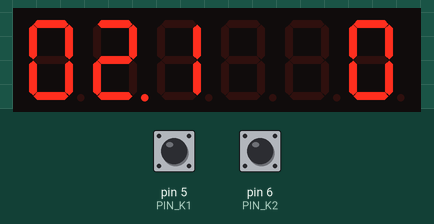
The sketch below on a simulated Arduino Uno, built with avr-gcc and run on an emulated ATmega328P. Parts: 6-digit seven-segment display. Wiring (inferred from the names in the program): TM1637 display: clock pin 2; DIO pin 3. Inputs (shaded band) come from the test bench; at power-on: pin 5 (PIN_K1) HIGH, pin 6 (PIN_K2) HIGH.

Above: at 1.2 s.
1.3 s: pin 5 (PIN_K1) pulled LOW for 0.15 s
Timing chart, 0 to 4.3 s (numbered marks = the images above; inputs shaded):
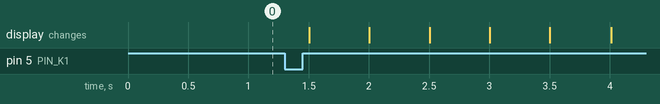

The sketch:

clock.ino
```cpp
// clock.ino —— Arduino 入口：主循环每秒调用一次 next_state，并刷 TM1637 显示
#include <Arduino.h>
#include "state.hpp"

constexpr uint8_t PIN_CLK = 2;
constexpr uint8_t PIN_DIO = 3;
constexpr uint8_t PIN_K1 = 5;
constexpr uint8_t PIN_K2 = 6;

static Clock clk = {12, 0, 0, Mode::RUN};

// —— TM1637 位驱动（起始位 + 8bit LSB，应答位忽略，课程设计足够） ——
static void tm_delay() { delayMicroseconds(5); }
static void tm_start() {
  digitalWrite(PIN_CLK, HIGH); digitalWrite(PIN_DIO, HIGH);
  digitalWrite(PIN_DIO, LOW); digitalWrite(PIN_CLK, LOW);
}
static void tm_stop() {
  digitalWrite(PIN_CLK, LOW); digitalWrite(PIN_DIO, LOW);
  digitalWrite(PIN_CLK, HIGH); digitalWrite(PIN_DIO, HIGH);
}
static void tm_byte(uint8_t b) {
  for (uint8_t i = 0; i < 8; i++) {
    digitalWrite(PIN_CLK, LOW);
    digitalWrite(PIN_DIO, b & 1); b >>= 1;
    digitalWrite(PIN_CLK, HIGH);
  }
  // 应答位：抬 DIO 读外设拉低，简化为再给一拍
  digitalWrite(PIN_CLK, LOW); digitalWrite(PIN_CLK, HIGH);
}
static void tm_show(uint8_t h, uint8_t m, bool colon) {
  // 段码表 0-9（共阴）；冒号占用第二位段码的 bit7
  static const uint8_t SEG[10] = {0x3F,0x06,0x5B,0x4F,0x66,0x6D,0x7D,0x07,0x7F,0x6F};
  uint8_t digits[4] = {
    static_cast<uint8_t>(SEG[h / 10]),
    static_cast<uint8_t>(SEG[h % 10] | (colon ? 0x80 : 0)),
    SEG[m / 10], SEG[m % 10]};
  tm_start(); tm_byte(0x40); tm_stop();                    // 写显示寄存器，自动地址
  tm_start(); tm_byte(0xC0);                                // 从第 0 位起
  for (uint8_t d : digits) tm_byte(d);
  tm_stop();
  tm_start(); tm_byte(0x88 | 7); tm_stop();                 // 开显示，亮度 7
}

// —— 按键去抖 + 短/长按识别 ——
static KeyEvent read_key() {
  static uint32_t press_at = 0; static bool down = false;
  static uint32_t last_call = 0; const uint32_t now = millis();
  const uint32_t dt = now - last_call; last_call = now;
  const bool pressed = digitalRead(PIN_K1) == LOW;
  if (pressed && !down) { down = true; press_at = now; return KeyEvent::NONE; }
  if (!pressed && down) {
    down = false;
    return (now - press_at > 800) ? KeyEvent::K1_LONG : KeyEvent::K1_SHORT;
  }
  if (pressed && down && now - press_at > 800) {           // 长按在按住期间即触发一次
    down = false;
    return KeyEvent::K1_LONG;
  }
  if (digitalRead(PIN_K2) == LOW && dt > 200) return KeyEvent::K2_SHORT;
  return KeyEvent::NONE;
}

void setup() {
  pinMode(PIN_CLK, OUTPUT); pinMode(PIN_DIO, OUTPUT);
  pinMode(PIN_K1, INPUT_PULLUP); pinMode(PIN_K2, INPUT_PULLUP);
}

void loop() {
  static uint32_t last_tick = 0;
  const uint32_t now = millis();
  KeyEvent ev = read_key();
  if (now - last_tick >= 1000) { last_tick = now; clk = next_state(clk, ev); }
  else if (ev != KeyEvent::NONE) clk = next_state(clk, ev); // 调时按键即时响应
  const bool blink = (clk.mode == Mode::RUN) ? true : (now / 500) % 2 == 0;
  tm_show(clk.hour, clk.minute, blink);
  delay(10);
}
```

state.cpp
```cpp
#include "state.hpp"

Clock next_state(const Clock &c, KeyEvent ev) {
  Clock n = c;
  // 秒进位（每次调用视为 1 秒）
  if (++n.second >= 60) {
    n.second = 0;
    if (++n.minute >= 60) {
      n.minute = 0;
      if (++n.hour >= 24) n.hour = 0;
    }
  }
  // 按键状态机：RUN ↔ SET_H ↔ SET_M；长按 K1 保存回 RUN
  switch (n.mode) {
    case Mode::RUN:
      if (ev == KeyEvent::K1_SHORT) n.mode = Mode::SET_H;
      break;
    case Mode::SET_H:
      if (ev == KeyEvent::K1_SHORT) n.mode = Mode::SET_M;
      else if (ev == KeyEvent::K1_LONG) n.mode = Mode::RUN;
      else if (ev == KeyEvent::K2_SHORT) n.hour = (n.hour + 1) % 24;
      break;
    case Mode::SET_M:
      if (ev == KeyEvent::K1_SHORT || ev == KeyEvent::K1_LONG) n.mode = Mode::RUN;
      else if (ev == KeyEvent::K2_SHORT) n.minute = (n.minute + 1) % 60;
      break;
  }
  // 调时状态下秒不进位（时钟暂停走时，避免设置被走时覆盖）
  if (n.mode != Mode::RUN && c.mode != Mode::RUN) n.second = c.second;
  return n;
}
```

state.hpp
```cpp
// 调时状态机：独立于 Arduino 硬件，桌面可测。
// 状态：RUN → SET_H → SET_M → RUN；K1 短按步进/长按(EVENT_LONG)保存退出。
#pragma once
#include <cstdint>

enum class Mode : uint8_t { RUN, SET_H, SET_M };
enum class KeyEvent : uint8_t { NONE, K1_SHORT, K1_LONG, K2_SHORT };

struct Clock {
  uint8_t hour;    // 0-23
  uint8_t minute;  // 0-59
  uint8_t second;  // 0-59
  Mode mode;
};

// 纯函数：输入当前状态与按键事件，返回下一状态（时间进位：秒→分→时 24 制回卷）
Clock next_state(const Clock &c, KeyEvent ev);
```
